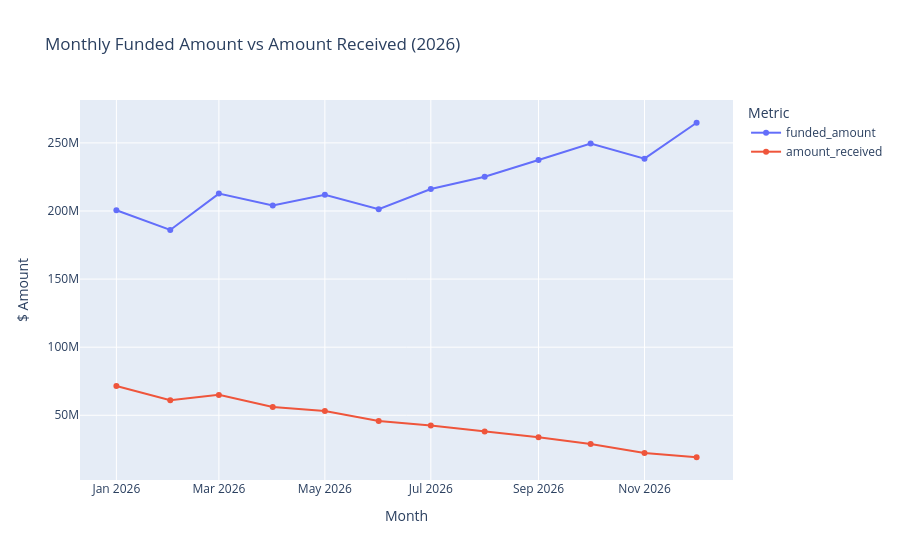
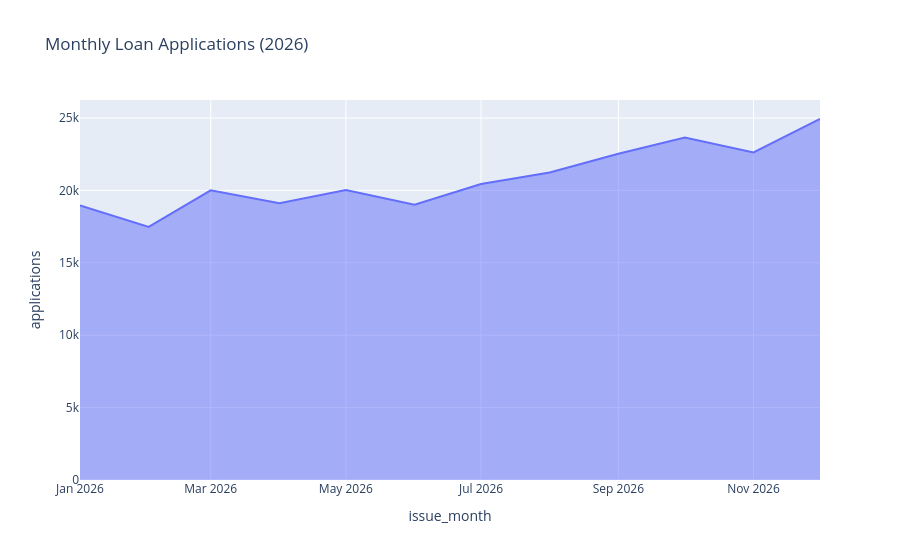

The code cell stored with these charts, in order, in its notebook:
### Markdown cell above
### 5.1 Monthly Trend — Applications, Funded Amount, Amount Received

### Code cell
monthly = loans.groupby("issue_month").agg(
    applications=("loan_id", "count"),
    funded_amount=("funded_amount", "sum"),
    amount_received=("total_payment", "sum"),
).reset_index()

fig = px.line(monthly, x="issue_month", y=["funded_amount", "amount_received"],
              markers=True, title="Monthly Funded Amount vs Amount Received (2026)",
              labels={"value": "$ Amount", "issue_month": "Month", "variable": "Metric"})
fig.show()

fig2 = px.area(monthly, x="issue_month", y="applications",
               title="Monthly Loan Applications (2026)")
fig2.show()

### Figure 1 — Plotly figure (JSON) as saved in the notebook; plotly's stock layout.template omitted (floating-point values rounded to 4 significant figures)
{"data": [{"hovertemplate": "Metric=funded_amount<br>Month=%{x}<br>$ Amount=%{y}<extra></extra>", "legendgroup": "funded_amount", "line": {"color": "#636efa", "dash": "solid"}, "marker": {"symbol": "circle"}, "mode": "lines+markers", "name": "funded_amount", "orientation": "v", "showlegend": true, "type": "scatter", "x": ["2026-01-01T00:00:00.000000", "2026-02-01T00:00:00.000000", "2026-03-01T00:00:00.000000", "2026-04-01T00:00:00.000000", "2026-05-01T00:00:00.000000", "2026-06-01T00:00:00.000000", "2026-07-01T00:00:00.000000", "2026-08-01T00:00:00.000000", "2026-09-01T00:00:00.000000", "2026-10-01T00:00:00.000000", "2026-11-01T00:00:00.000000", "2026-12-01T00:00:00.000000"], "xaxis": "x", "y": [200500000.0, 186100000.0, 212800000.0, 204000000.0, 212000000.0, 201300000.0, 216100000.0, 225100000.0, 237400000.0, 249500000.0, 238400000.0, 264800000.0], "yaxis": "y"}, {"hovertemplate": "Metric=amount_received<br>Month=%{x}<br>$ Amount=%{y}<extra></extra>", "legendgroup": "amount_received", "line": {"color": "#EF553B", "dash": "solid"}, "marker": {"symbol": "circle"}, "mode": "lines+markers", "name": "amount_received", "orientation": "v", "showlegend": true, "type": "scatter", "x": ["2026-01-01T00:00:00.000000", "2026-02-01T00:00:00.000000", "2026-03-01T00:00:00.000000", "2026-04-01T00:00:00.000000", "2026-05-01T00:00:00.000000", "2026-06-01T00:00:00.000000", "2026-07-01T00:00:00.000000", "2026-08-01T00:00:00.000000", "2026-09-01T00:00:00.000000", "2026-10-01T00:00:00.000000", "2026-11-01T00:00:00.000000", "2026-12-01T00:00:00.000000"], "xaxis": "x", "y": [71570000.0, 61020000.0, 64980000.0, 56100000.0, 53170000.0, 45810000.0, 42570000.0, 38060000.0, 33820000.0, 28820000.0, 22290000.0, 19180000.0], "yaxis": "y"}], "layout": {"legend": {"title": {"text": "Metric"}, "tracegroupgap": 0}, "title": {"text": "Monthly Funded Amount vs Amount Received (2026)"}, "xaxis": {"anchor": "y", "domain": [0, 1], "title": {"text": "Month"}}, "yaxis": {"anchor": "x", "domain": [0, 1], "title": {"text": "$ Amount"}}}}

### Figure 2 — Plotly figure (JSON) as saved in the notebook; plotly's stock layout.template omitted (floating-point values rounded to 4 significant figures)
{"data": [{"fillpattern": {"shape": ""}, "hovertemplate": "issue_month=%{x}<br>applications=%{y}<extra></extra>", "legendgroup": "", "line": {"color": "#636efa"}, "marker": {"symbol": "circle"}, "mode": "lines", "name": "", "orientation": "v", "showlegend": false, "stackgroup": "1", "type": "scatter", "x": ["2026-01-01T00:00:00.000000", "2026-02-01T00:00:00.000000", "2026-03-01T00:00:00.000000", "2026-04-01T00:00:00.000000", "2026-05-01T00:00:00.000000", "2026-06-01T00:00:00.000000", "2026-07-01T00:00:00.000000", "2026-08-01T00:00:00.000000", "2026-09-01T00:00:00.000000", "2026-10-01T00:00:00.000000", "2026-11-01T00:00:00.000000", "2026-12-01T00:00:00.000000"], "xaxis": "x", "y": [18966, 17480, 20002, 19110, 20019, 19011, 20436, 21235, 22535, 23654, 22623, 24929], "yaxis": "y"}], "layout": {"legend": {"tracegroupgap": 0}, "title": {"text": "Monthly Loan Applications (2026)"}, "xaxis": {"anchor": "y", "domain": [0, 1], "title": {"text": "issue_month"}}, "yaxis": {"anchor": "x", "domain": [0, 1], "title": {"text": "applications"}}}}
